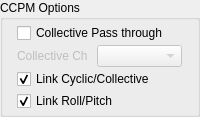
            <widget class="QGroupBox" name="SwashplateBox_4">
             <property name="sizePolicy">
              <sizepolicy hsizetype="Fixed" vsizetype="Maximum">
               <horstretch>0</horstretch>
               <verstretch>0</verstretch>
              </sizepolicy>
             </property>
             <property name="title">
              <string>CCPM Options</string>
             </property>
             <layout class="QGridLayout" name="gridLayout_21">
              <property name="horizontalSpacing">
               <number>3</number>
              </property>
              <property name="verticalSpacing">
               <number>2</number>
              </property>
              <property name="margin">
               <number>3</number>
              </property>
              <item row="0" column="0">
               <widget class="QCheckBox" name="checkBox">
                <property name="text">
                 <string>Collective Pass through</string>
                </property>
               </widget>
              </item>
              <item row="3" column="0">
               <widget class="QCheckBox" name="checkBox_2">
                <property name="text">
                 <string>Link Roll/Pitch</string>
                </property>
                <property name="checked">
                 <bool>true</bool>
                </property>
               </widget>
              </item>
              <item row="2" column="0">
               <widget class="QCheckBox" name="checkBox_3">
                <property name="text">
                 <string>Link Cyclic/Collective</string>
                </property>
                <property name="checked">
                 <bool>true</bool>
                </property>
               </widget>
              </item>
              <item row="1" column="0">
               <layout class="QHBoxLayout" name="horizontalLayout_13">
                <property name="sizeConstraint">
                 <enum>QLayout::SetMinimumSize</enum>
                </property>
                <item>
                 <widget class="QLabel" name="ccpmEngineLabel_2">
                  <property name="enabled">
                   <bool>false</bool>
                  </property>
                  <property name="sizePolicy">
                   <sizepolicy hsizetype="Fixed" vsizetype="Preferred">
                    <horstretch>0</horstretch>
                    <verstretch>0</verstretch>
                   </sizepolicy>
                  </property>
                  <property name="minimumSize">
                   <size>
                    <width>80</width>
                    <height>0</height>
                   </size>
                  </property>
                  <property name="maximumSize">
                   <size>
                    <width>80</width>
                    <height>16777215</height>
                   </size>
                  </property>
                  <property name="text">
                   <string>Collective Ch</string>
                  </property>
                 </widget>
                </item>
                <item>
                 <widget class="QComboBox" name="ccpmCollectiveChannel">
                  <property name="enabled">
                   <bool>false</bool>
                  </property>
                  <property name="sizePolicy">
                   <sizepolicy hsizetype="Fixed" vsizetype="Fixed">
                    <horstretch>0</horstretch>
                    <verstretch>0</verstretch>
                   </sizepolicy>
                  </property>
                  <property name="minimumSize">
                   <size>
                    <width>85</width>
                    <height>0</height>
                   </size>
                  </property>
                  <property name="maximumSize">
                   <size>
                    <width>85</width>
                    <height>16777215</height>
                   </size>
                  </property>
                 </widget>
                </item>
               </layout>
              </item>
             </layout>
            </widget>
